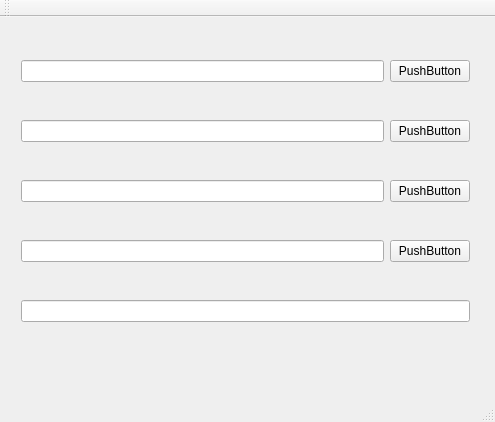
<?xml version="1.0" encoding="UTF-8"?>
<ui version="4.0">
 <class>LineEdit</class>
 <widget class="QMainWindow" name="LineEdit">
  <property name="geometry">
   <rect>
    <x>0</x>
    <y>0</y>
    <width>495</width>
    <height>422</height>
   </rect>
  </property>
  <property name="windowTitle">
   <string>LineEdit</string>
  </property>
  <widget class="QWidget" name="centralWidget">
   <widget class="QWidget" name="">
    <property name="geometry">
     <rect>
      <x>10</x>
      <y>0</y>
      <width>471</width>
      <height>351</height>
     </rect>
    </property>
    <layout class="QVBoxLayout" name="verticalLayout">
     <item>
      <layout class="QHBoxLayout" name="horizontalLayout">
       <item>
        <widget class="QLineEdit" name="lineEdit"/>
       </item>
       <item>
        <widget class="QPushButton" name="pushButton">
         <property name="text">
          <string>PushButton</string>
         </property>
        </widget>
       </item>
      </layout>
     </item>
     <item>
      <layout class="QHBoxLayout" name="horizontalLayout_2">
       <item>
        <widget class="QLineEdit" name="lineEdit_2"/>
       </item>
       <item>
        <widget class="QPushButton" name="pushButton_2">
         <property name="text">
          <string>PushButton</string>
         </property>
        </widget>
       </item>
      </layout>
     </item>
     <item>
      <layout class="QHBoxLayout" name="horizontalLayout_3">
       <item>
        <widget class="QLineEdit" name="lineEdit_3"/>
       </item>
       <item>
        <widget class="QPushButton" name="pushButton_3">
         <property name="text">
          <string>PushButton</string>
         </property>
        </widget>
       </item>
      </layout>
     </item>
     <item>
      <layout class="QHBoxLayout" name="horizontalLayout_4">
       <item>
        <widget class="QLineEdit" name="lineEdit_4"/>
       </item>
       <item>
        <widget class="QPushButton" name="pushButton_4">
         <property name="text">
          <string>PushButton</string>
         </property>
        </widget>
       </item>
      </layout>
     </item>
     <item>
      <widget class="QLineEdit" name="lineEdit_5"/>
     </item>
    </layout>
   </widget>
  </widget>
  <widget class="QMenuBar" name="menuBar">
   <property name="geometry">
    <rect>
     <x>0</x>
     <y>0</y>
     <width>495</width>
     <height>26</height>
    </rect>
   </property>
  </widget>
  <widget class="QToolBar" name="mainToolBar">
   <attribute name="toolBarArea">
    <enum>TopToolBarArea</enum>
   </attribute>
   <attribute name="toolBarBreak">
    <bool>false</bool>
   </attribute>
  </widget>
  <widget class="QStatusBar" name="statusBar"/>
 </widget>
 <layoutdefault spacing="6" margin="11"/>
 <resources/>
 <connections/>
</ui>
